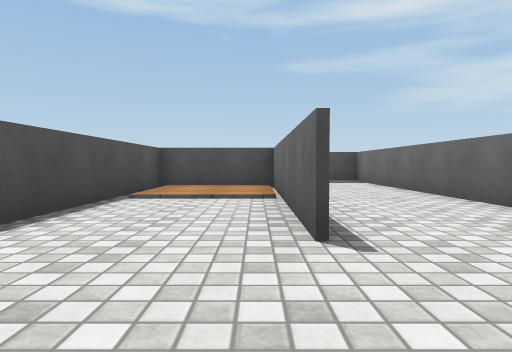
View 1 (above)

14 first-person views from a walk through a Unity game level. The camera is 0.58 m above the floor, tilts 2° down and sees 75° across. The floor is counted in squares, 1 m on a side. Each view is taken from the middle of a square. On the plan, view 1 faces up. The plan holds only what a view shows up to about 9 squares ahead; the rest is blank. The player character is not drawn. Surface patterns are stand-ins for the level's own textures.

View 2
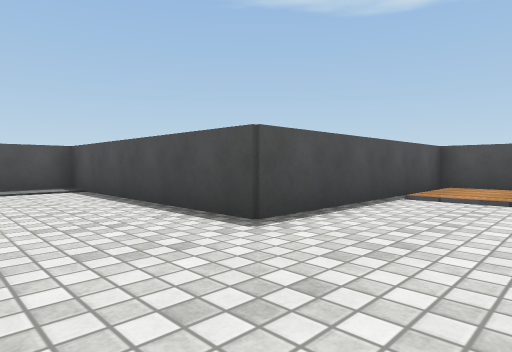

View 3
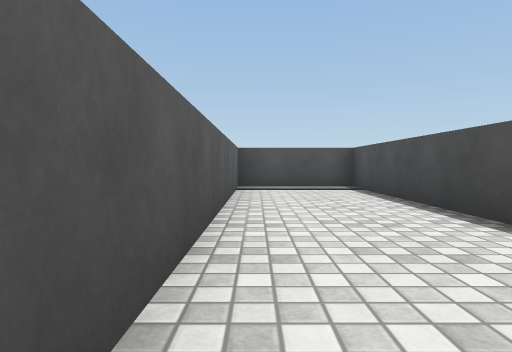

View 4
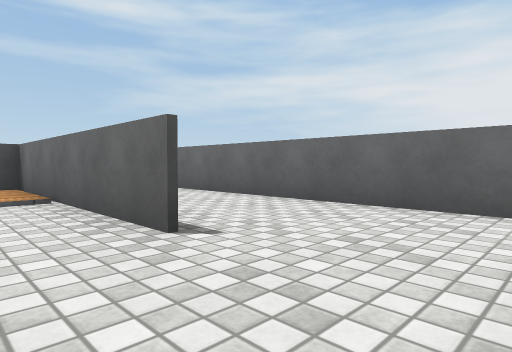

View 5
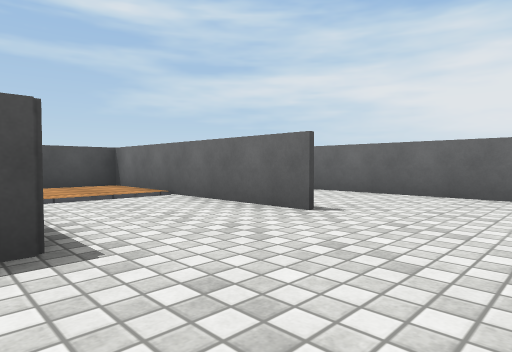

View 6
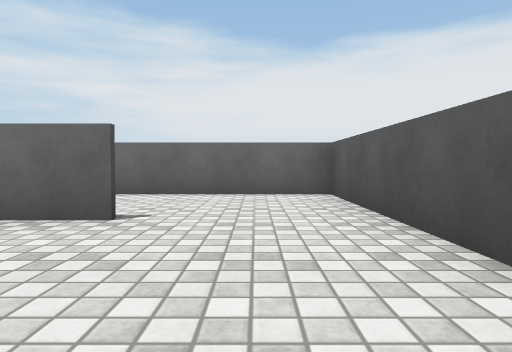

View 7
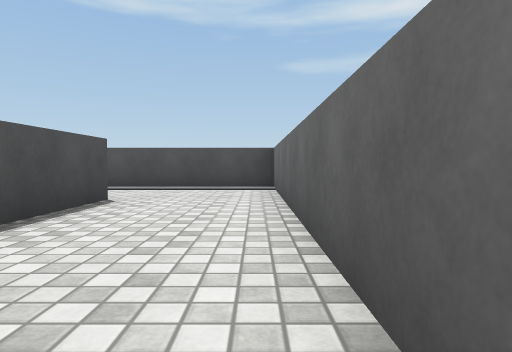

View 8
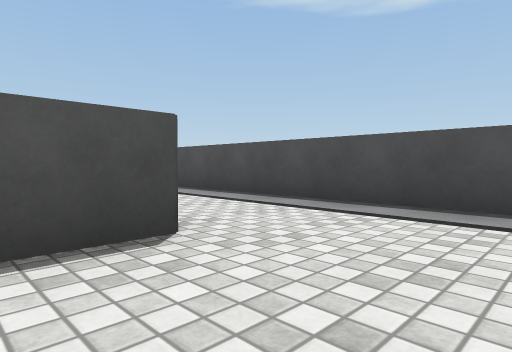

View 9
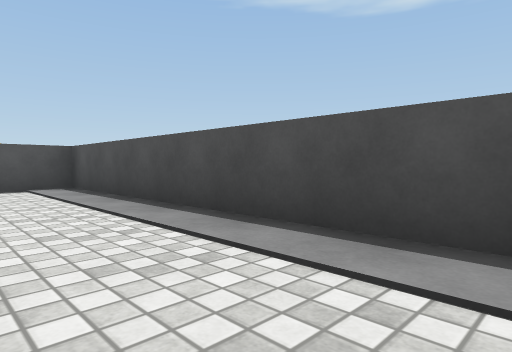

View 10
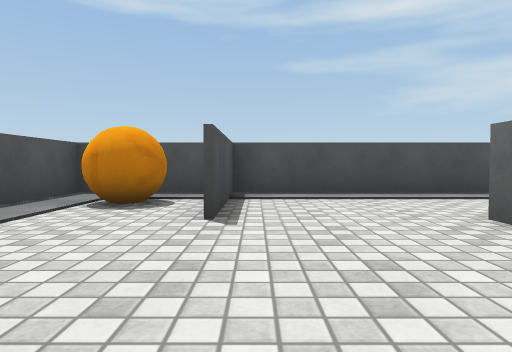

View 11
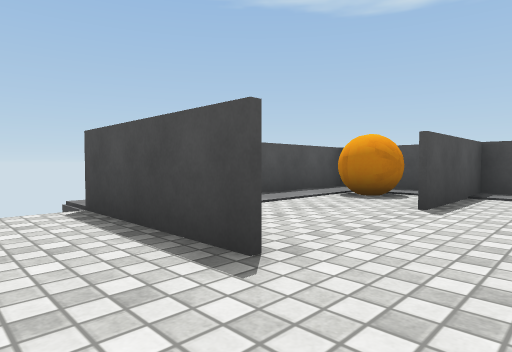

View 12
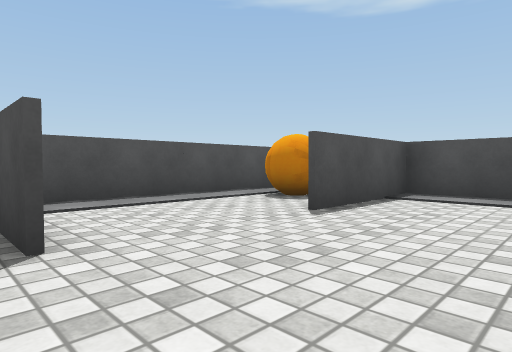

View 13
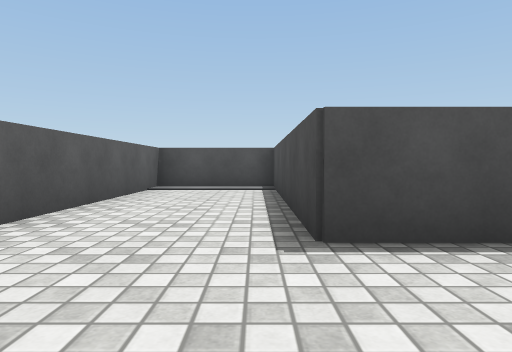

View 14
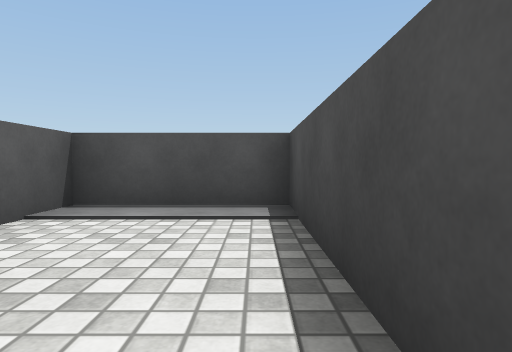

### Floor plan
Points are (right, up) in squares from view 1. A wall is a line through its corners. A room is listed if a view was taken in it or the views show most of it. See-through windows are left out.
Room 1 (views 1, 2, 3, 4, 5, 6, 7, 8, 9, 13, 14)
walls: (0.5, 2.4) (0.5, 8.4) (-2.4, 8.4) (-2.4, 2.5) (-8.4, 2.5) (-8.4, -0.4) (3.5, -0.4) (3.5, 11.5) (-5.4, 11.5) (-5.4, 8.5); (0.6, 8.6) (0.6, 6.1)
ways out: opening at (-3.5, 9) to room 2
Room 2 (views 10, 11, 12)
walls: (-5.4, 5.5) (-8.5, 5.5); (-6, 11.5) (-8.4, 11.5) (-8.4, 6.1)
ways out: opening at (-3.5, 9) to room 1
objects: orange ball (-7, 10)

Positions as (right, up) in squares from view 1, and headings:
1: (0, 0), facing up
2: (0, 0), facing up-left
3: (0, 0), facing left
4: (-1, 0), facing up-right
5: (-3, 0), facing up-right
6: (-3, 1), facing right
7: (3, 3), facing up
8: (3, 7), facing up-left
9: (3, 9), facing up-left
10: (-5, 5), facing up
11: (-4, 4), facing up-left
12: (-3, 5), facing up-left
13: (0, 2), facing left
14: (-4, 2), facing left
